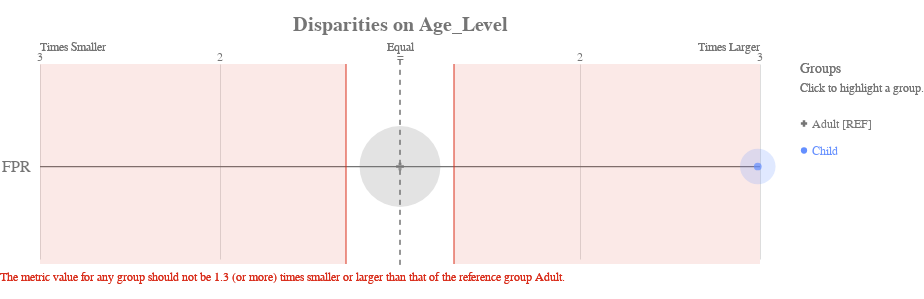

The cell this chart's notebook holds for it:
### Code cell
dfAequitas['score'] = gb.predict(X_test)

# get_crosstabs returns a dataframe of the group counts and group value bias metrics.
xtab, _ = g.get_crosstabs(dfAequitas, attr_cols=attributes_to_audit)
bdf = b.get_disparity_predefined_groups(xtab, original_df=dfAequitas, ref_groups_dict=attributes_and_reference_groups)

ap.disparity(bdf, metrics, 'Age_Level', fairness_threshold = disparity_tolerance)

### Figure 1 — Vega-Lite specification as saved in the notebook (floating-point values rounded to 4 significant figures)
{"config": {"view": {"continuousWidth": 400, "continuousHeight": 300, "strokeWidth": 0}, "axisLeft": {"labelColor": "rgb(117,117,117)", "labelFont": "Arial", "labelFontSize": 16}, "title": {"align": "center", "baseline": "middle", "color": "rgb(117,117,117)", "font": "Arial", "fontSize": 20, "fontWeight": "bold"}}, "layer": [{"data": {"name": "data-38121450c6697f570e9bf3f18efe866c"}, "mark": {"type": "rule", "stroke": "rgb(117,117,117)", "strokeWidth": 1.25, "tooltip": ""}, "encoding": {"x": {"type": "quantitative", "field": "x", "scale": {"domain": [-2, 2], "range": [40.0, 760.0]}}, "x2": {"field": "x2"}, "y": {"type": "nominal", "axis": {"domain": false, "labelAngle": 0, "labelPadding": -30, "orient": "left", "ticks": false, "title": ""}, "field": "metric", "scale": {"domain": ["FPR"], "range": [30, 225.0]}}}}, {"data": {"name": "data-79dd248bdaa0ea02c535240e8ad022c8"}, "mark": {"type": "rule", "stroke": "rgb(117,117,117)", "strokeDash": [5, 5], "strokeWidth": 1}, "encoding": {"tooltip": {"value": "Adult [REF]"}, "x": {"value": 400.0}, "y": {"value": 20.83}, "y2": {"value": 229.2}}}, {"data": {"name": "data-c233327f4cd9b4c2df31bf8015c83e4a"}, "mark": {"type": "text", "align": "center", "color": "rgb(117,117,117)", "font": "Arial", "fontSize": 12, "fontWeight": "normal", "tooltip": ""}, "encoding": {"text": {"type": "nominal", "field": "label"}, "x": {"type": "quantitative", "field": "value", "scale": {"domain": [-2, 2], "range": [40.0, 760.0]}}, "y": {"value": 17.5}}}, {"layer": [{"mark": {"type": "text", "align": "left", "fill": "rgb(117,117,117)", "font": "Arial", "fontSize": 12, "fontWeight": "normal", "tooltip": ""}, "encoding": {"text": {"value": "Times Smaller"}, "x": {"value": 40.0}, "y": {"value": 7.5}}}, {"mark": {"type": "text", "align": "right", "fill": "rgb(117,117,117)", "font": "Arial", "fontSize": 12, "fontWeight": "normal", "tooltip": ""}, "encoding": {"text": {"value": "Times Larger"}, "x": {"value": 760.0}, "y": {"value": 7.5}}}, {"mark": {"type": "text", "align": "center", "fill": "rgb(117,117,117)", "font": "Arial", "fontSize": 12, "fontWeight": "normal", "tooltip": ""}, "encoding": {"text": {"value": "Equal"}, "x": {"value": 400.0}, "y": {"value": 7.5}}}], "data": {"name": "data-79dd248bdaa0ea02c535240e8ad022c8"}}, {"layer": [{"mark": {"type": "rule", "opacity": 0.8, "stroke": "rgb(217, 46, 28)", "strokeWidth": 1.25, "tooltip": ""}, "encoding": {"x": {"type": "quantitative", "field": "min", "scale": {"domain": [-2, 2], "range": [40.0, 760.0]}}, "y": {"value": 25.0}, "y2": {"value": 225.0}}}, {"mark": {"type": "rule", "opacity": 0.8, "stroke": "rgb(217, 46, 28)", "strokeWidth": 1.25, "tooltip": ""}, "encoding": {"x": {"type": "quantitative", "field": "max", "scale": {"domain": [-2, 2], "range": [40.0, 760.0]}}, "y": {"value": 25.0}, "y2": {"value": 225.0}}}, {"layer": [{"mark": {"type": "rect", "fill": "rgb(217, 46, 28)", "opacity": 0.1, "tooltip": ""}, "encoding": {"x": {"type": "quantitative", "field": "min", "scale": {"domain": [-2, 2], "range": [40.0, 760.0]}}, "x2": {"field": "lower_end"}, "y": {"value": 25.0}, "y2": {"value": 225.0}}}, {"mark": {"type": "rect", "fill": "rgb(217, 46, 28)", "opacity": 0.1, "tooltip": ""}, "encoding": {"x": {"type": "quantitative", "field": "max", "scale": {"domain": [-2, 2], "range": [40.0, 760.0]}}, "x2": {"field": "upper_end"}, "y": {"value": 25.0}, "y2": {"value": 225.0}}}]}, {"data": {"name": "data-79dd248bdaa0ea02c535240e8ad022c8"}, "mark": {"type": "text", "align": "left", "baseline": "top", "fill": "rgb(217, 46, 28)", "font": "Arial", "fontSize": 12, "fontWeight": "normal", "tooltip": ""}, "encoding": {"text": {"value": "The metric value for any group should not be 1.3 (or more) times smaller or larger than that of the reference group Adult."}, "x": {"value": 0}, "y": {"value": 233.3}}}], "data": {"name": "data-68125cfc4fc9557defd07e8d14c561c8"}}, {"layer": [{"mark": "circle"}, {"data": {"name": "data-759b2f7be6794f8e6a90a0ab1be9b389"}, "mark": {"type": "circle", "opacity": 0.2}, "encoding": {"color": {"condition": {"type": "nominal", "field": "attribute_value", "legend": null, "scale": {"domain": ["Adult", "Child"], "range": ["rgb(117,117,117)", "rgb(100, 143, 255)", "rgb(254, 97, 0)", "rgb(220, 38, 127)", "rgb(255, 176, 0)", "rgb(120, 94, 240)"]}, "selection": "selector021"}, "value": "rgb(224,224,224)"}, "size": {"type": "quantitative", "field": "group_size", "legend": null, "scale": {"domain": [0, 224.4], "range": [0, 7854.0]}}, "tooltip": [{"type": "nominal", "field": "attribute_value", "title": "Group"}, {"type": "nominal", "field": "tooltip_group_size", "title": "Group Size"}, {"type": "nominal", "field": "tooltip_disparity_explanation_fpr", "title": "Disparity"}, {"type": "quantitative", "field": "fpr", "format": ".2f", "title": "FPR"}], "x": {"type": "quantitative", "axis": {"domain": false, "labels": false, "ticks": false, "title": null, "values": [1, 2, -2, -1]}, "field": "fpr_disparity_scaled", "scale": {"domain": [-2, 2], "range": [40.0, 760.0]}}, "y": {"type": "nominal", "axis": {"domain": false, "grid": false, "labels": false, "ticks": false, "title": " "}, "field": "metric_variable", "scale": {"domain": ["FPR"], "range": [30, 225.0]}}}, "selection": {"selector023": {"type": "multi", "empty": "all", "fields": ["attribute_value"]}}, "transform": [{"calculate": "'FPR'", "as": "metric_variable"}]}, {"layer": [{"mark": "point"}, {"data": {"name": "data-759b2f7be6794f8e6a90a0ab1be9b389"}, "mark": {"type": "point", "filled": true, "size": 60}, "encoding": {"color": {"condition": {"type": "nominal", "field": "attribute_value", "legend": null, "scale": {"domain": ["Adult", "Child"], "range": ["rgb(117,117,117)", "rgb(100, 143, 255)", "rgb(254, 97, 0)", "rgb(220, 38, 127)", "rgb(255, 176, 0)", "rgb(120, 94, 240)"]}, "selection": "selector021"}, "value": "rgb(224,224,224)"}, "shape": {"type": "nominal", "field": "attribute_value", "legend": null, "scale": {"domain": ["Adult", "Child"], "range": ["cross", "circle"]}}, "tooltip": [{"type": "nominal", "field": "attribute_value", "title": "Group"}, {"type": "nominal", "field": "tooltip_group_size", "title": "Group Size"}, {"type": "nominal", "field": "tooltip_disparity_explanation_fpr", "title": "Disparity"}, {"type": "quantitative", "field": "fpr", "format": ".2f", "title": "FPR"}], "x": {"type": "quantitative", "axis": {"domain": false, "labels": false, "ticks": false, "title": null, "values": [1, 2, -2, -1]}, "field": "fpr_disparity_scaled", "scale": {"domain": [-2, 2], "range": [40.0, 760.0]}}, "y": {"type": "nominal", "axis": {"domain": false, "grid": false, "labels": false, "ticks": false, "title": " "}, "field": "metric_variable", "scale": {"domain": ["FPR"], "range": [30, 225.0]}}}, "selection": {"selector022": {"type": "multi", "empty": "all", "fields": ["attribute_value"]}}, "transform": [{"calculate": "'FPR'", "as": "metric_variable"}]}]}]}, {"layer": [{"mark": {"type": "point", "filled": true, "opacity": 1, "size": 39.48}, "encoding": {"color": {"condition": {"type": "nominal", "field": "attribute_value", "legend": null, "scale": {"domain": ["Adult", "Child"], "range": ["rgb(117,117,117)", "rgb(100, 143, 255)", "rgb(254, 97, 0)", "rgb(220, 38, 127)", "rgb(255, 176, 0)", "rgb(120, 94, 240)"]}, "selection": "selector021"}, "value": "rgb(224,224,224)"}, "shape": {"type": "nominal", "field": "attribute_value", "legend": null, "scale": {"domain": ["Adult", "Child"], "range": ["cross", "circle"]}}, "x": {"value": 804}, "y": {"type": "nominal", "axis": {"domain": false, "grid": false, "labels": false, "ticks": false, "title": " "}, "field": "attribute_value", "scale": {"domain": ["Adult", "Child"], "range": [71, 125]}}}, "selection": {"selector021": {"type": "multi", "empty": "all", "fields": ["attribute_value"]}}}, {"mark": {"type": "text", "align": "left", "baseline": "middle", "font": "Arial", "fontSize": 12, "fontWeight": "normal"}, "encoding": {"color": {"condition": {"type": "nominal", "field": "attribute_value", "legend": null, "scale": {"domain": ["Adult", "Child"], "range": ["rgb(117,117,117)", "rgb(100, 143, 255)", "rgb(254, 97, 0)", "rgb(220, 38, 127)", "rgb(255, 176, 0)", "rgb(120, 94, 240)"]}, "selection": "selector021"}, "value": "rgb(224,224,224)"}, "text": {"type": "nominal", "field": "label"}, "x": {"value": 812}, "y": {"type": "nominal", "axis": {"domain": false, "grid": false, "labels": false, "ticks": false, "title": " "}, "field": "attribute_value", "scale": {"domain": ["Adult", "Child"], "range": [71, 125]}}}, "selection": {"selector024": {"type": "multi", "empty": "all", "fields": ["attribute_value"]}}}, {"data": {"name": "data-79dd248bdaa0ea02c535240e8ad022c8"}, "mark": {"type": "text", "align": "left", "baseline": "middle", "color": "rgb(117,117,117)", "font": "Arial", "fontSize": 12, "fontWeight": "normal"}, "encoding": {"text": {"value": "Click to highlight a group."}, "x": {"value": 800}, "y": {"value": 49}}}, {"data": {"name": "data-79dd248bdaa0ea02c535240e8ad022c8"}, "mark": {"type": "text", "align": "left", "baseline": "middle", "color": "rgb(117,117,117)", "font": "Arial", "fontSize": 14, "fontWeight": "normal"}, "encoding": {"text": {"value": "Groups"}, "x": {"value": 800}, "y": {"value": 30}}}], "data": {"name": "data-c443f07771dfdb70b5700726643396b0"}}], "height": 250, "padding": {"top": 15, "bottom": 10}, "resolve": {"scale": {"size": "independent", "y": "independent"}}, "title": "Disparities on Age_Level", "width": 800, "$schema": "https://vega.github.io/schema/vega-lite/v4.8.1.json", "datasets": {"data-38121450c6697f570e9bf3f18efe866c": [{"metric": "FPR", "x": -2, "x2": 2}], "data-79dd248bdaa0ea02c535240e8ad022c8": [{"a": 1, "b": 0}, {"a": 1, "b": 0}], "data-c233327f4cd9b4c2df31bf8015c83e4a": [{"value": 1, "label": 2}, {"value": 2, "label": 3}, {"value": -2, "label": 3}, {"value": -1, "label": 2}, {"value": 0, "label": "="}], "data-68125cfc4fc9557defd07e8d14c561c8": [{"min": -0.3, "max": 0.3, "lower_end": -2, "upper_end": 2}], "data-759b2f7be6794f8e6a90a0ab1be9b389": [{"attribute_name": "Age_Level", "attribute_value": "Adult", "group_size": 187, "total_entities": 223, "fpr": 0.07438, "fpr_disparity": 1.0, "fpr_disparity_scaled": 0.0, "tooltip_group_size": "187 (83.86%)", "tooltip_disparity_explanation_fpr": "Reference group"}, {"attribute_name": "Age_Level", "attribute_value": "Child", "group_size": 36, "total_entities": 223, "fpr": 0.2222, "fpr_disparity": 2.988, "fpr_disparity_scaled": 1.988, "tooltip_group_size": "36 (16.14%)", "tooltip_disparity_explanation_fpr": "2.99 times larger FPR than the reference group"}], "data-c443f07771dfdb70b5700726643396b0": [{"attribute_value": "Adult", "label": "Adult [REF]"}, {"attribute_value": "Child", "label": "Child"}]}}
